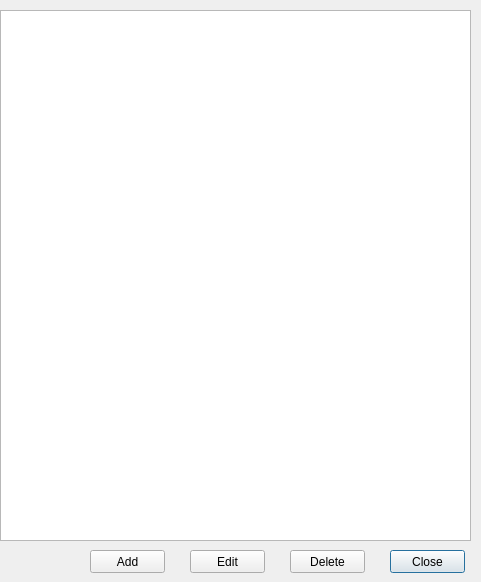
<?xml version="1.0" encoding="UTF-8"?>
<ui version="4.0">
 <class>FoodEnergyRequirements</class>
 <widget class="QDialog" name="FoodEnergyRequirements">
  <property name="geometry">
   <rect>
    <x>0</x>
    <y>0</y>
    <width>481</width>
    <height>582</height>
   </rect>
  </property>
  <property name="minimumSize">
   <size>
    <width>481</width>
    <height>582</height>
   </size>
  </property>
  <property name="windowTitle">
   <string>Food Energy Requirements</string>
  </property>
  <widget class="QPushButton" name="cmdFERequirementsClose">
   <property name="geometry">
    <rect>
     <x>390</x>
     <y>550</y>
     <width>75</width>
     <height>23</height>
    </rect>
   </property>
   <property name="text">
    <string>Close</string>
   </property>
  </widget>
  <widget class="QPushButton" name="cmdAddRow">
   <property name="geometry">
    <rect>
     <x>90</x>
     <y>550</y>
     <width>75</width>
     <height>23</height>
    </rect>
   </property>
   <property name="text">
    <string>Add</string>
   </property>
  </widget>
  <widget class="QPushButton" name="cmdEditRow">
   <property name="geometry">
    <rect>
     <x>190</x>
     <y>550</y>
     <width>75</width>
     <height>23</height>
    </rect>
   </property>
   <property name="text">
    <string>Edit</string>
   </property>
  </widget>
  <widget class="QPushButton" name="DeleteRow">
   <property name="geometry">
    <rect>
     <x>290</x>
     <y>550</y>
     <width>75</width>
     <height>23</height>
    </rect>
   </property>
   <property name="text">
    <string>Delete</string>
   </property>
  </widget>
  <widget class="QTableView" name="tableView">
   <property name="geometry">
    <rect>
     <x>0</x>
     <y>10</y>
     <width>471</width>
     <height>531</height>
    </rect>
   </property>
  </widget>
 </widget>
 <resources/>
 <connections/>
</ui>
